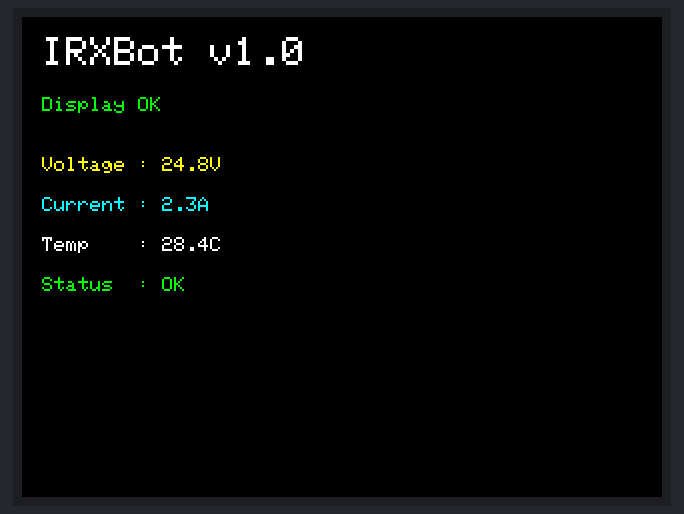
A sketch run on a simulated ESP32. On the bench: 320×240 colour display. What the sketch prints to the serial monitor is not drawn.

Above: at 4.1 s.

The sketch:

ST7789.ino
```cpp
#include <Arduino.h>
#include <Adafruit_GFX.h>
#include <Adafruit_ST7789.h>
#include <SPI.h>

#define TFT_MOSI  23
#define TFT_SCLK  18
#define TFT_CS    15
#define TFT_DC     2
#define TFT_RST   27

Adafruit_ST7789 tft = Adafruit_ST7789(TFT_CS, TFT_DC, TFT_MOSI, TFT_SCLK, TFT_RST);

void setup() {
  Serial.begin(115200);
  delay(500);

  Serial.println("\n=== ST7789 Test ===");

  tft.init(240, 320);
  tft.setRotation(1);
  tft.fillScreen(ST77XX_BLACK);

  Serial.println("Screen initialized ✓");

  // Test colors
  Serial.println("RED");
  tft.fillScreen(ST77XX_RED);
  delay(1000);

  Serial.println("GREEN");
  tft.fillScreen(ST77XX_GREEN);
  delay(1000);

  Serial.println("BLUE");
  tft.fillScreen(ST77XX_BLUE);
  delay(1000);

  tft.fillScreen(ST77XX_BLACK);

  // Test text
  tft.setTextColor(ST77XX_WHITE);
  tft.setTextSize(2);
  tft.setCursor(10, 10);
  tft.println("IRXBot v1.0");

  tft.setTextColor(ST77XX_GREEN);
  tft.setTextSize(1);
  tft.setCursor(10, 40);
  tft.println("Display OK");

  // Test status layout
  tft.setTextColor(ST77XX_YELLOW);
  tft.setCursor(10, 70);
  tft.println("Voltage : 24.8V");

  tft.setTextColor(ST77XX_CYAN);
  tft.setCursor(10, 90);
  tft.println("Current : 2.3A");

  tft.setTextColor(ST77XX_WHITE);
  tft.setCursor(10, 110);
  tft.println("Temp    : 28.4C");

  tft.setTextColor(ST77XX_GREEN);
  tft.setCursor(10, 130);
  tft.println("Status  : OK");

  Serial.println("Done ✓");
}

void loop() {
}
```
